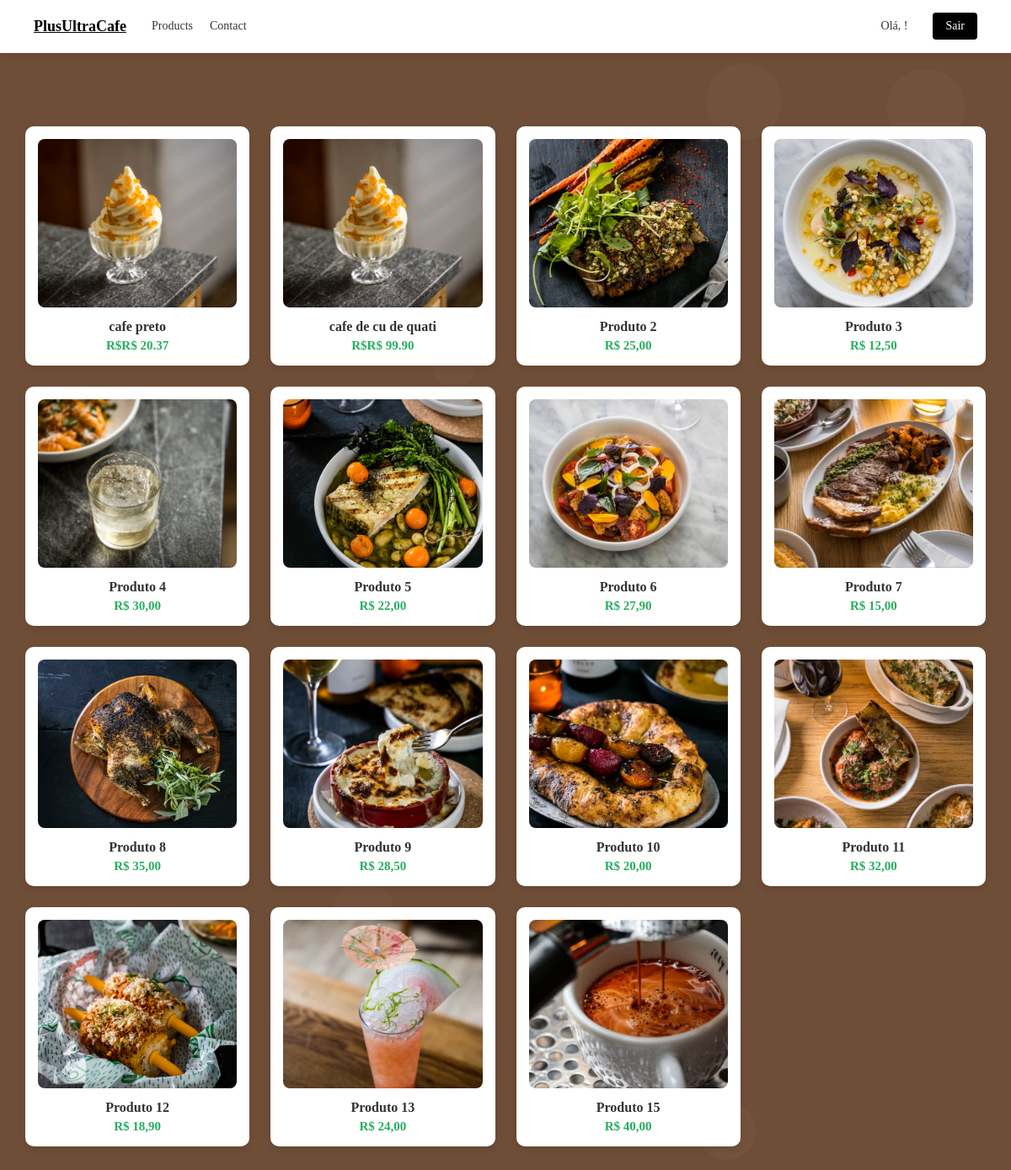
Page /janela/products/ (signed in) on the committed database.
### janela/models.py (models this page shows, shortened)
class Produto(models.Model):
    nome = models.CharField(max_length=200)
    descricao = models.TextField(blank=True, null=True)
    preco = models.DecimalField(max_digits=10, decimal_places=2)
    estoque = models.PositiveIntegerField(default=0)

### janela/views.py (the view)
# urls.py: path('products/', views.ver_produtos, name='products'),
def ver_produtos(request):
    lista_de_produtos = Produto.objects.all()
    contexto = {
        'produtos': lista_de_produtos
    }
    return render(request, 'janela/products.html', contexto)

### janela/context_processors.py (called while the page is built)
def auth_status(request):  # ← Mude o nome para auth_status
    return {
        'usuario_autenticado': request.user.is_authenticated,
        'usuario_nome': request.user.first_name if request.user.is_authenticated else None,
    }

### janela/templates/janela/products.html (shortened to what this page needs)
{% load static %}
<!DOCTYPE html>
<html lang="pt-br">
<head>
</head>
<body>
    <nav>
        <div class="nav-left">
            <a href="{% url 'index' %}" class="logo">PlusUltraCafe</a>
            <div class="nav-links">
                <a href="{% url 'products' %}">Products</a>
                <a href="{% url 'contact' %}">Contact</a>
            </div>
        </div>
        <div class="nav-right">
            {% if user.is_authenticated %}
            <div class="auth-buttons">
                <a href="{% url 'perfil' %}" class="welcome-text">Olá, {{ user.first_name }}!</span>
                    <a href="{% url 'logout' %}">Sair</a>
            </div>
            {% else %}
            <div class="auth-buttons">
                <a href="{% url 'login' %}">Sign in</a>
                <a href="{% url 'registro' %}">Register</a>
            </div>
            {% endif %}
        </div>
    </nav>
    <div class="products-container">
        {% for produto in produtos %}
        <div class="product-card">
            <img src="{% static 'imagens/31078Medsker_SundayInBrooklyn_February_239.jpg' %}" alt="Produto 1">
            <div class="product-name">{{ produto.nome }}</div>
            <div class="product-price">R$R$ {{ produto.preco }}</div>
        </div>
        {% empty %}
        {% comment %} Se a lista de produtos estiver vazia, mostra esta mensagem. {% endcomment %}
        <p style="color: white;">Nenhum produto cadastrado.</p>
        {% endfor %}
        <div class="product-card">
            <img src="{% static 'imagens/38407Medsker_SundayInBrooklyn_Fall_014.jpg' %}" alt="Produto 2">
            <div class="product-name">Produto 2</div>
            <div class="product-price">R$ 25,00</div>
        </div>
        <div class="product-card">
            <img src="{% static 'imagens/40883Medsker_SundayInBrooklyn_August2019_126.jpg' %}" alt="Produto 3">
            <div class="product-name">Produto 3</div>
            <div class="product-price">R$ 12,50</div>
        </div>
        <div class="product-card">
            <img src="{% static 'imagens/49253Medsker_SundayInBrooklyn_February_203.jpg' %}" alt="Produto 4">
            <div class="product-name">Produto 4</div>
            <div class="product-price">R$ 30,00</div>
        </div>
        <div class="product-card">
            <img src="{% static 'imagens/63476Medsker_SundayInBrooklyn_Fall_015.jpg' %}" alt="Produto 5">
            <div class="product-name">Produto 5</div>
            <div class="product-price">R$ 22,00</div>
        </div>
        <div class="product-card">
            <img src="{% static 'imagens/64836Medsker_SundayInBrooklyn_August2019_136.jpg' %}" alt="Produto 6">
            <div class="product-name">Produto 6</div>
            <div class="product-price">R$ 27,90</div>
        </div>
        <div class="product-card">
            <img src="{% static 'imagens/65644Medsker_SundayInBrooklyn_February_067.jpg' %}" alt="Produto 7">
            <div class="product-name">Produto 7</div>
            <div class="product-price">R$ 15,00</div>
        </div>
        <div class="product-card">
            <img src="{% static 'imagens/76024Medsker_SundayInBrooklyn_Fall_017.jpg' %}" alt="Produto 8">
            <div class="product-name">Produto 8</div>
            <div class="product-price">R$ 35,00</div>
        </div>
        <div class="product-card">
            <img src="{% static 'imagens/76068Medsker_SundayInBrooklyn_Fall_013_2.jpg' %}" alt="Produto 9">
            <div class="product-name">Produto 9</div>
            <div class="product-price">R$ 28,50</div>
        </div>
        <div class="product-card">
            <img src="{% static 'imagens/88717Medsker_SundayInBrooklyn_Fall_016.jpg' %}" alt="Produto 10">
            <div class="product-name">Produto 10</div>
            <div class="product-price">R$ 20,00</div>
        </div>
        <div class="product-card">
            <img src="{% static 'imagens/94637Medsker_SundayInBrooklyn_February_231.jpg' %}" alt="Produto 11">
            <div class="product-name">Produto 11</div>
            <div class="product-price">R$ 32,00</div>
        </div>
        <div class="product-card">
            <img src="{% static 'imagens/95488Medsker_SundayInBrooklyn_Fall_003.jpg' %}" alt="Produto 12">
            <div class="product-name">Produto 12</div>
            <div class="product-price">R$ 18,90</div>
        </div>
        <div class="product-card">
            <img src="{% static 'imagens/99204Medsker_SundayInBrooklyn_August2019_017.jpg' %}" alt="Produto 13">
            <div class="product-name">Produto 13</div>
            <div class="product-price">R$ 24,00</div>
        </div>
        <div class="product-card">
            <img src="{% static 'imagens/Qd5cbsfbQEifhoBtuXq7_zKMQYlWoQQanZ2m61Fgm_Copy of 180718_SundayInBrooklyn_0328.jpg' %}"
                alt="Produto 15">
            <div class="product-name">Produto 15</div>
            <div class="product-price">R$ 40,00</div>
        </div>
    </div>
</body>
</html>

### janela/templates/janela/products.html (style rules this page uses)
* { margin: 0; padding: 0; box-sizing: border-box; font-family: Tenor Sans; }
body { background: #6F4E37 100%; color: #333; padding: 30px; max-width: 1200px; margin: 0 auto; }
nav { display: flex; justify-content: space-between; align-items: center; padding: 15px 40px; border-bottom: 1px solid #eee; background-color: white; position: fixed; top: 0; left: 0; width: 100%; z-index: 1000; box-shadow: 0 2px 10px rgba(0, 0, 0, 0.1); }
.nav-left, .nav-right { display: flex; align-items: center; gap: 30px; }
.nav-links { display: flex; gap: 20px; }
.nav-links a { text-decoration: none; color: #333; font-weight: 500; font-size: 14px; }
.auth-buttons { display: flex; gap: 15px; }
.auth-buttons a { text-decoration: none; font-size: 14px; font-weight: 500; padding: 8px 15px; border-radius: 4px; }
.auth-buttons a:first-child { color: #333; }
.auth-buttons a:last-child { background-color: #000; color: white; }
.logo { font-weight: 700; font-size: 18px; color: #000; }
.products-container { margin-top: 120px; display: grid; grid-template-columns: repeat(auto-fill, minmax(250px, 1fr)); gap: 25px; }
.product-card { background: white; border-radius: 10px; padding: 15px; box-shadow: 0 4px 8px rgba(0, 0, 0, 0.1); text-align: center; transition: transform 0.2s ease-in-out; }
.product-card img { width: 100%; height: 200px; object-fit: cover; border-radius: 8px; margin-bottom: 10px; }
.product-name { font-weight: 600; font-size: 16px; margin-bottom: 5px; }
.product-price { color: #27ae60; font-weight: bold; font-size: 15px; }

### rows in the picture
Produto: nome "cafe preto", preco "20.37"
Produto: nome "cafe de cu de quati", preco "99.90"
